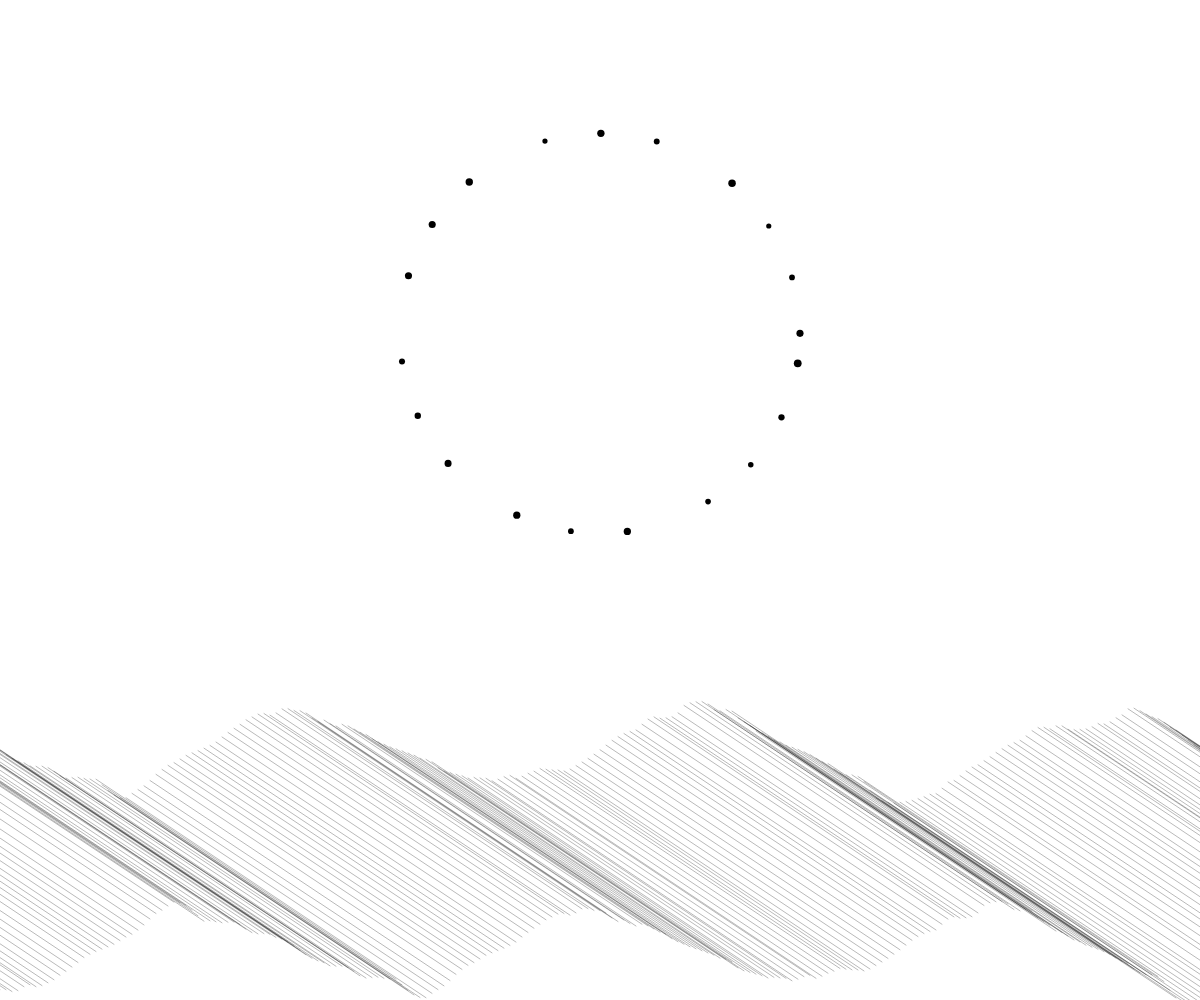
Frame 1 (no input)
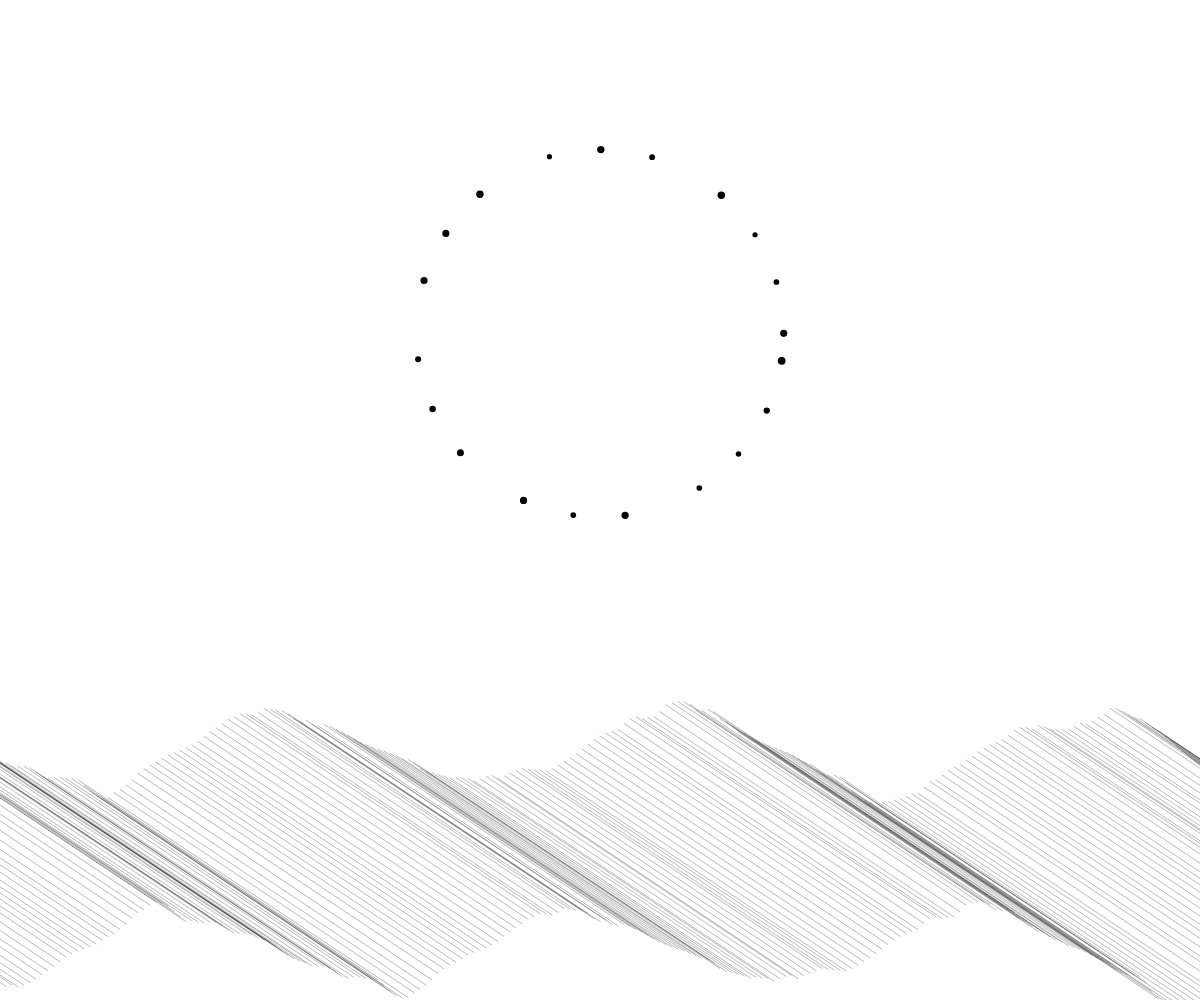
Frame 60 (no input)
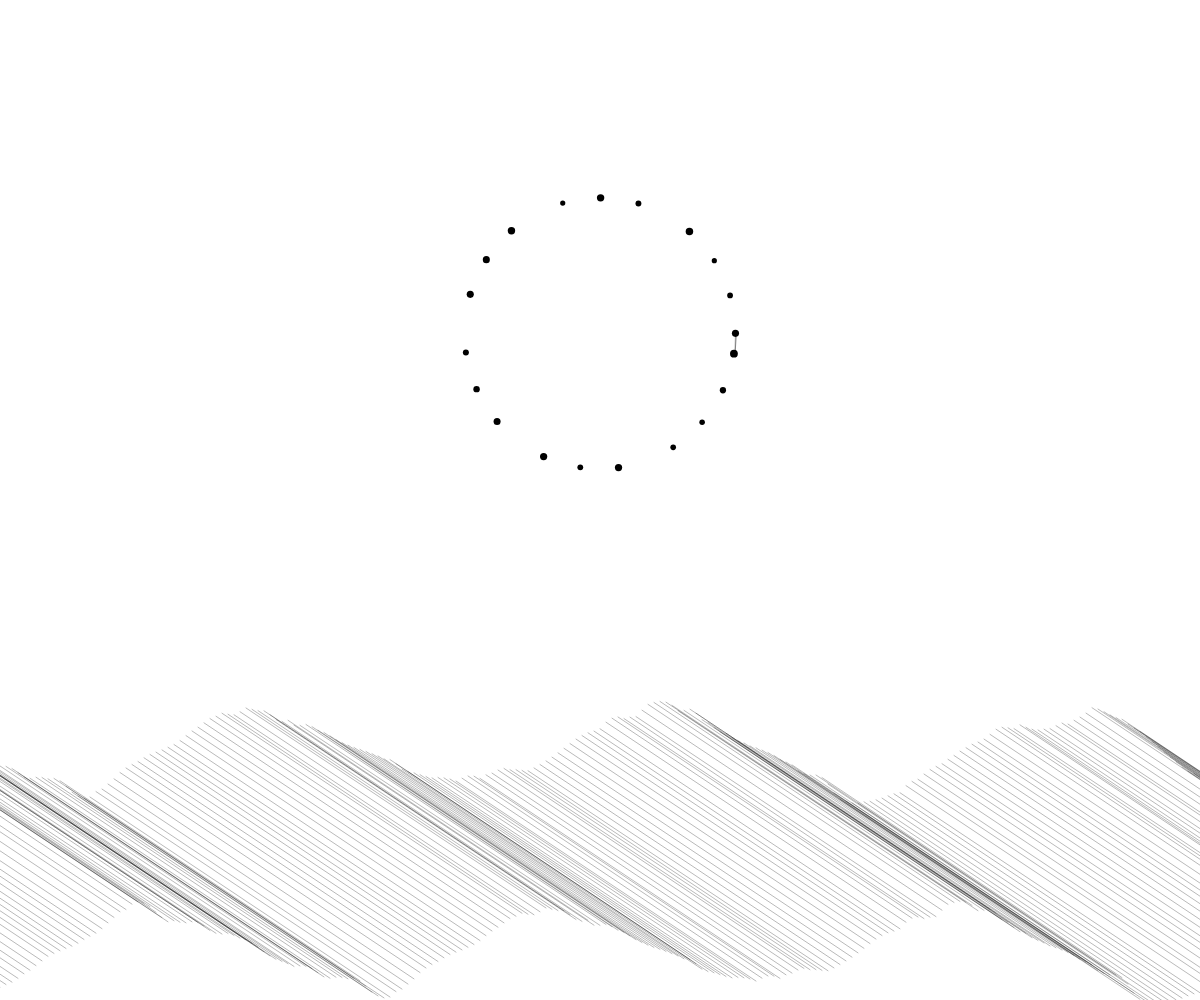
Frame 120 (the mouse pressed at the canvas centre since frame 60)

The p5.js sketch that drew these frames (run headless with seeded random() and noise() and a simulated clock; from frame 60 on, the mouse is pressed at the canvas centre):

// p5.js sketch
// ── sketch.js
var vehicles = [];
var interval = 6;
var startAngle = 0;
var attractor;
var cirAngle = 0;


function setup() {

  createCanvas(windowWidth,windowHeight);

  for (var i = 0; i < 20; i++) {
    var xCircle = cos(i) * 200;
    var yCircle = sin(i) * 200;
    vehicles.push(new Vehicle(xCircle+width/2,yCircle+height/3,random(5,8)));
  }

  attractor = new Attractor();
}

function draw() {
  background(255);
  startAngle += interval/width

for (var x = -300; x < width+200; x += interval) {
    var angle = 3*TWO_PI * x / width + startAngle;
    var y = sin(angle) * 80 * noise(angle) + height/4*3
    noFill();
    stroke(0,70);
    strokeCap(ROUND);
    line(x,y,x+300,y+200)
  }
  
  for (var i = 0; i < vehicles.length; i++) {

    var force = attractor.calculateAttraction(vehicles[i]);
    vehicles[i].separate(vehicles);
    vehicles[i].connect(vehicles);
    vehicles[i].applyForce(force);
    vehicles[i].update();
    vehicles[i].display();

    if (vehicles[i].isDead()) {
      this.vehicles.splice(i,1);
    } 
  }
}


function mouseClicked() {
  for (var i = 0; i < 8; i++) {
    var xCircle = cos(i) * 30;
    var yCircle = sin(i) * 30;
    vehicles.push(new Vehicle(xCircle+mouseX,yCircle+mouseY,random(3,8)));
  }
}



// ── attractor.js
var Attractor = function() {
  this.position = createVector(width/2, height/3);
  this.mass = 8;
  this.G = 1;

  this.calculateAttraction = function(vehicles) {
    var force = p5.Vector.sub(this.position, vehicles.position);      
    var distance = force.mag();                            
    distance = constrain(distance, 20, 30);                                  
    force.normalize(); 
    var strength = (this.G * this.mass * vehicles.r) / (distance * distance);
    force.mult(strength);
    return force;
  };
};

// ── vehicle.js
function Vehicle(x, y, m) {
  this.position = createVector(x, y);
  this.r = m;
  this.maxspeed = 2;    
  this.maxforce = 0.2;  
  this.acceleration = createVector(0, 0);
  this.velocity = createVector(0,0);

  this.applyForce = function(force) {
    var f = p5.Vector.div(force,this.r)
    this.acceleration.add(f);
  }


  this.separate = function(vehicles) {
    var desiredseparation = this.r;
    var sum = createVector();
    var count = 0;
    for (var i = 0; i < vehicles.length; i++) {
      var d = p5.Vector.dist(this.position, vehicles[i].position);
      if ((d > 0) && (d < desiredseparation)) {
        var diff = p5.Vector.sub(this.position, vehicles[i].position);
        diff.normalize();
        diff.div(d);       
        sum.add(diff);
        count++;         
      }
    }

    if (count > 0) {
      sum.div(count);
      sum.normalize();
      sum.mult(this.maxspeed);
      var steer = p5.Vector.sub(sum, this.velocity);
      steer.limit(this.maxforce);
      this.applyForce(steer);
    }
  }

  this.connect = function(vehicles) {
    var desiredConnection = this.r*3;
    for (var i = 0; i < vehicles.length; i++) {
      var d = p5.Vector.dist(this.position, vehicles[i].position);
      if ((d > 0) && (d < desiredConnection)) {
        stroke(0,90);
        line(this.position.x, this.position.y, vehicles[i].position.x, vehicles[i].position.y)
      }
    }
  }

  this.update = function() {
    this.velocity.add(this.acceleration);
    this.velocity.limit(this.maxspeed);
    this.position.add(this.velocity);
    this.acceleration.mult(0);
    this.lifespan -= 0.01;

  }

  this.display = function() {
    noStroke();
    fill(0);
    push();
    translate(this.position.x, this.position.y);
    ellipse(0, 0, this.r, this.r);
    pop();
  }


this.isDead = function() {
  if (vehicles.length > 40) {
    return true;
  } else {
    return false;
  }
}

}
